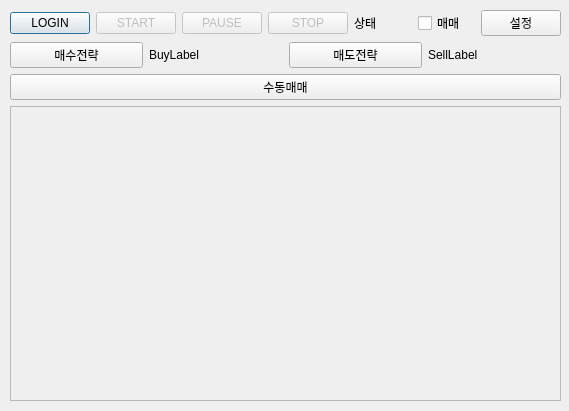
<?xml version="1.0" encoding="UTF-8"?>
<ui version="4.0">
 <class>mainDialog</class>
 <widget class="QDialog" name="mainDialog">
  <property name="geometry">
   <rect>
    <x>0</x>
    <y>0</y>
    <width>569</width>
    <height>411</height>
   </rect>
  </property>
  <property name="windowTitle">
   <string>Hugh Stock Week</string>
  </property>
  <widget class="QWidget" name="verticalLayoutWidget">
   <property name="geometry">
    <rect>
     <x>10</x>
     <y>10</y>
     <width>551</width>
     <height>391</height>
    </rect>
   </property>
   <layout class="QVBoxLayout" name="verticalLayout">
    <item>
     <layout class="QHBoxLayout" name="horizontalLayout_9">
      <item>
       <widget class="QPushButton" name="loginBtn">
        <property name="text">
         <string>LOGIN</string>
        </property>
       </widget>
      </item>
      <item>
       <widget class="QPushButton" name="startBtn">
        <property name="enabled">
         <bool>false</bool>
        </property>
        <property name="text">
         <string>START</string>
        </property>
       </widget>
      </item>
      <item>
       <widget class="QPushButton" name="pauseBtn">
        <property name="enabled">
         <bool>false</bool>
        </property>
        <property name="text">
         <string>PAUSE</string>
        </property>
        <property name="checkable">
         <bool>false</bool>
        </property>
       </widget>
      </item>
      <item>
       <widget class="QPushButton" name="stopBtn">
        <property name="enabled">
         <bool>false</bool>
        </property>
        <property name="text">
         <string>STOP</string>
        </property>
        <property name="checkable">
         <bool>false</bool>
        </property>
       </widget>
      </item>
      <item>
       <widget class="QLabel" name="runningLabel">
        <property name="text">
         <string>상태</string>
        </property>
       </widget>
      </item>
      <item>
       <widget class="QCheckBox" name="activateCB">
        <property name="text">
         <string>매매</string>
        </property>
       </widget>
      </item>
      <item>
       <widget class="QPushButton" name="settingBtn">
        <property name="text">
         <string>설정</string>
        </property>
       </widget>
      </item>
     </layout>
    </item>
    <item>
     <layout class="QHBoxLayout" name="horizontalLayout_8">
      <item>
       <widget class="QPushButton" name="buyBtn">
        <property name="text">
         <string>매수전략</string>
        </property>
       </widget>
      </item>
      <item>
       <widget class="QLabel" name="buyLabel">
        <property name="text">
         <string>BuyLabel</string>
        </property>
       </widget>
      </item>
      <item>
       <widget class="QPushButton" name="sellBtn">
        <property name="text">
         <string>매도전략</string>
        </property>
       </widget>
      </item>
      <item>
       <widget class="QLabel" name="sellLabel">
        <property name="text">
         <string>SellLabel</string>
        </property>
       </widget>
      </item>
     </layout>
    </item>
    <item>
     <layout class="QHBoxLayout" name="horizontalLayout_6">
      <item>
       <widget class="QPushButton" name="manualBtn">
        <property name="text">
         <string>수동매매</string>
        </property>
       </widget>
      </item>
     </layout>
    </item>
    <item>
     <layout class="QHBoxLayout" name="horizontalLayout_7">
      <item>
       <widget class="QPlainTextEdit" name="logEditText">
        <property name="enabled">
         <bool>false</bool>
        </property>
       </widget>
      </item>
     </layout>
    </item>
   </layout>
  </widget>
 </widget>
 <resources/>
 <connections/>
</ui>
